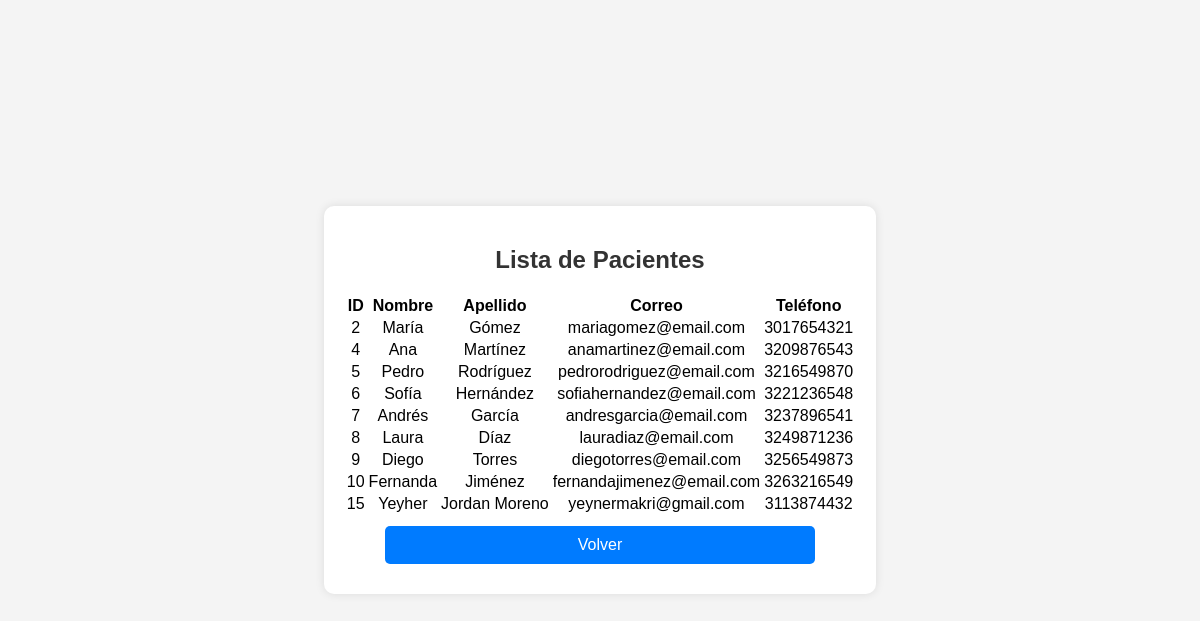
The app's page /listar_pacientes.php with its own data.
### tables this page shows
CREATE TABLE `pacientes` (
  `id_paciente` int(11) NOT NULL,
  `nombre` varchar(50) NOT NULL,
  `apellido` varchar(50) NOT NULL,
  `fecha_nacimiento` date NOT NULL,
  `genero` enum('M','F') NOT NULL,
  `direccion` varchar(100) DEFAULT NULL,
  `telefono` varchar(20) DEFAULT NULL,
  `correo` varchar(100) DEFAULT NULL,
  `contraseña` varchar(255) NOT NULL,
  `contrasena` varchar(255) NOT NULL
);

### listar_pacientes.php (the view, shortened to what this page needs)
<?php
include 'conexion.php';
$sql = "CALL ListarPacientes()";
$result = $conn->query($sql);
?>
<!DOCTYPE html>
<html lang="es">
<head>
    <link rel="stylesheet" href="style.css">
</head>
<body>
    <div class="container">
        <h2>Lista de Pacientes</h2>
        <table>
            <tr>
                <th>ID</th>
                <th>Nombre</th>
                <th>Apellido</th>
                <th>Correo</th>
                <th>Teléfono</th>
            </tr>
            <?php while ($row = $result->fetch_assoc()) { ?>
                <tr>
                    <td><?php echo $row['id_paciente']; ?></td>
                    <td><?php echo $row['nombre']; ?></td>
                    <td><?php echo $row['apellido']; ?></td>
                    <td><?php echo $row['correo']; ?></td>
                    <td><?php echo $row['telefono']; ?></td>
                </tr>
            <?php } ?>
        </table>
        <a href="index.php" class="btn">Volver</a>
    </div>
</body>
</html>

### style.css (style rules this page uses)
body { font-family: Arial, sans-serif; background-color: #f4f4f4; margin: 0; padding: 0; display: flex; flex-direction: column; align-items: center; justify-content: center; height: 100vh; }
.container { background: white; padding: 20px; border-radius: 10px; box-shadow: 0 0 10px rgba(0, 0, 0, 0.1); text-align: center; }
h2 { color: #333; }
.btn { display: block; width: 80%; margin: 10px auto; padding: 10px; background: #007BFF; color: white; text-decoration: none; border-radius: 5px; transition: 0.3s; }

### records on screen
pacientes: id_paciente "2", nombre "María", apellido "Gómez", correo "mariagomez@email.com", telefono "3017654321"
pacientes: id_paciente "4", nombre "Ana", apellido "Martínez", correo "anamartinez@email.com", telefono "3209876543"
pacientes: id_paciente "5", nombre "Pedro", apellido "Rodríguez", correo "pedrorodriguez@email.com", telefono "3216549870"
pacientes: id_paciente "6", nombre "Sofía", apellido "Hernández", correo "sofiahernandez@email.com", telefono "3221236548"
pacientes: id_paciente "7", nombre "Andrés", apellido "García", correo "andresgarcia@email.com", telefono "3237896541"
pacientes: id_paciente "8", nombre "Laura", apellido "Díaz", correo "lauradiaz@email.com", telefono "3249871236"
pacientes: id_paciente "9", nombre "Diego", apellido "Torres", correo "diegotorres@email.com", telefono "3256549873"
pacientes: id_paciente "10", nombre "Fernanda", apellido "Jiménez", correo "fernandajimenez@email.com", telefono "3263216549"
pacientes: id_paciente "15", nombre "Yeyher", apellido "Jordan Moreno", correo "yeynermakri@gmail.com", telefono "3113874432"
